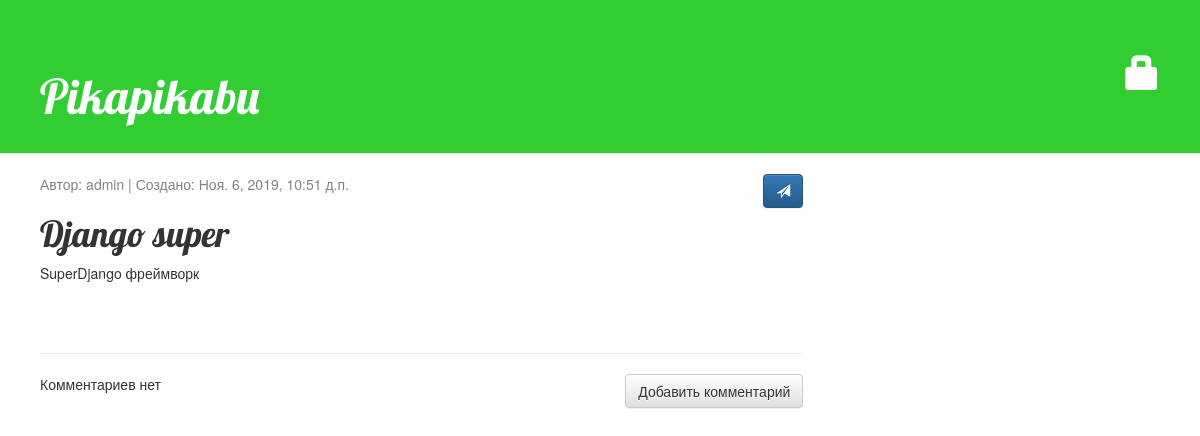
Before: /post/11/ with the older database file.
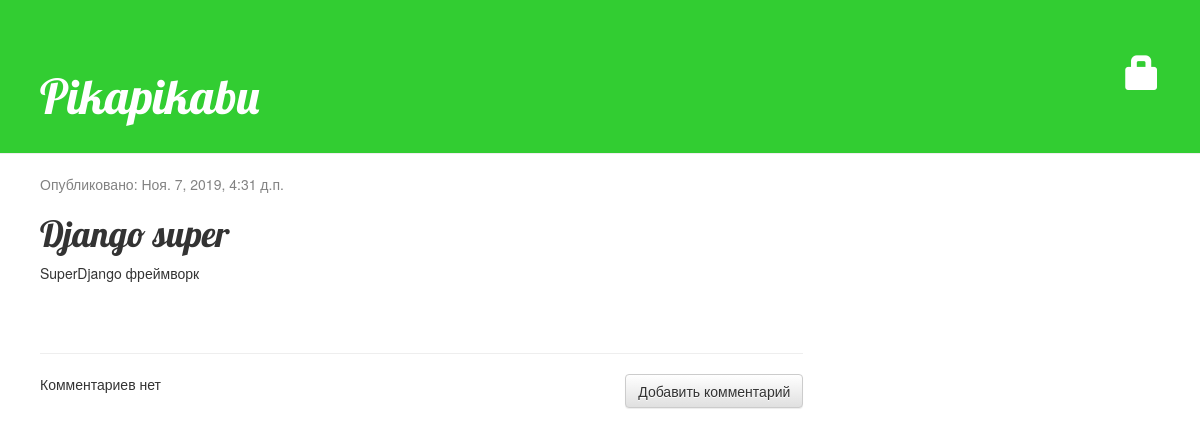
After: the same page with the newer database file.
### blog/models.py (models this page shows, shortened)
class Post(models.Model):
    author = models.ForeignKey(settings.AUTH_USER_MODEL, on_delete=models.CASCADE)
    title = models.CharField(max_length=200)
    text = models.TextField()
    created_date = models.DateTimeField(default=timezone.now)
    published_date = models.DateTimeField(blank=True, null=True)

### blog/views.py (the view)
# urls.py: path('post/<int:pk>/', views.post_detail, name='post_detail'),
def post_detail(request, pk):
    post = get_object_or_404(Post, pk=pk)
    return render(request, 'blog/post_detail.html', {'post': post})

### blog/templates/blog/post_detail.html (shortened to what this page needs)
{% extends 'blog/base.html' %}
{% block content %}
    <div class="post"><span class="date">
        {% if post.published_date %}
            Опубликовано: {{ post.published_date }}
        {% else %}
            Автор: {{ post.author }} | Создано: {{ post.created_date }}
            <a class="btn btn-primary" href="{% url 'post_publish' pk=post.pk %}"><span
                    class="glyphicon glyphicon-send"></span></a>
        {% endif %}
    </span>
        <h1>{{ post.title }}</h1>
        <p>{{ post.text|linebreaksbr }}</p>
    </div>
    <hr>
    <a class="btn btn-default" href="'{% url 'add_comment_to_post' pk=post.pk %}">Добавить комментарий</a>
    {% for comment in post.comments.all  %}
        <div class="comment">
        <div class="date">{{ comment.created_date }}</div>
        <strong>{{ comment.author }}</strong>
        <p>{{ comment.text|linebreaks }}</p>
        </div>
    {% empty %}
        <p>Комментариев нет</p>
    {% endfor %}
{% endblock %}

Changed rows visible on the page:
changed Post "Django super": published_date (not shown) → "Ноя. 7, 2019, 4:31 д.п."; author "admin" → (not shown); created_date "Ноя. 6, 2019, 10:51 д.п." → (not shown)
Other visible differences:
text no longer shown: "Автор: | Создано:"
text now shown: "Опубликовано:"
